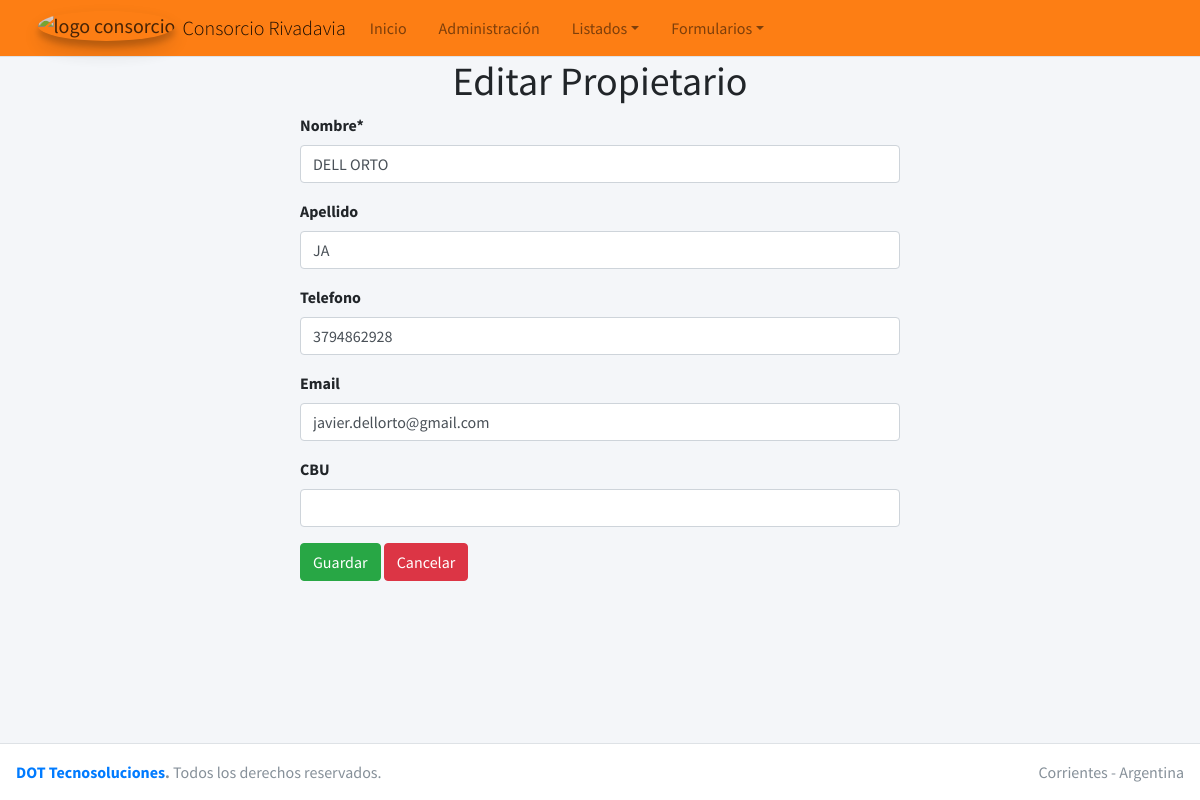
Before: /consorcio/editar_propietario/5 with the older database file.
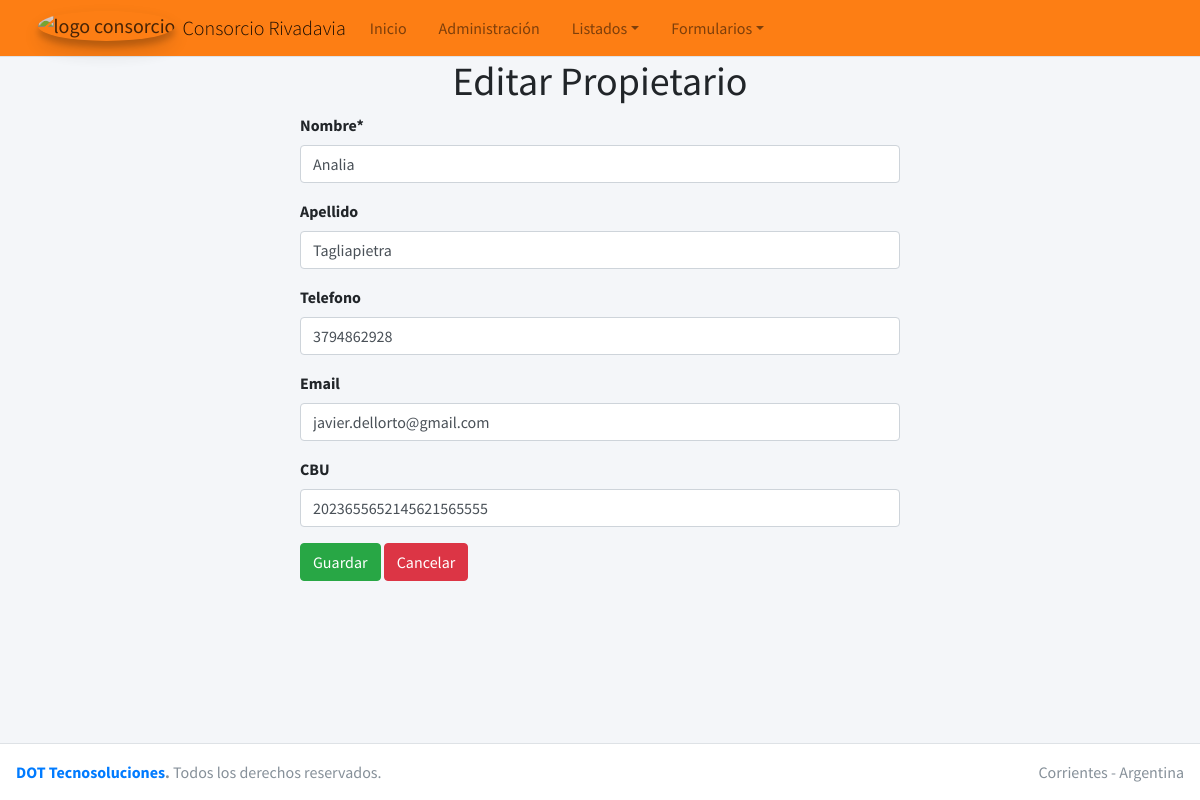
After: the same page with the newer database file.
### casa/models.py (models this page shows, shortened)
class Propietario(models.Model):
    nombre = models.CharField(max_length=30)
    apellido = models.CharField(max_length=30, blank=True)
    telefono = models.CharField(max_length=10, blank=True, null=True)
    email = models.EmailField(blank=True, null=True)
    CBU = models.CharField(max_length=22, blank=True, null=True)
    creado = models.DateTimeField(auto_now_add=True)
    modificado = models.DateTimeField(auto_now=True)
    class Meta:
        ordering = ['nombre']
        verbose_name = 'Propietarios'
        verbose_name_plural = "Propietarios"

### casa/views.py (the view)
# urls.py: path('editar_propietario/<int:id_propietario>', views.FormularioPropietarioView.editar_propietario, name='editarpropietario'),
    def editar_propietario(request, id_propietario):
        propietario = Propietario.objects.filter(id=id_propietario).first()
        form = FormularioPropietario(instance = propietario)
        return render(request, 'editarpropietario.html', {'form':form, 'propietario':propietario})

### casa/forms.py
class FormularioPropietario(forms.ModelForm):
    class Meta:
        model = Propietario
        fields = '__all__'

### casa/templates/editarpropietario.html (shortened to what this page needs)
{% extends 'home.html' %}
{% load crispy_forms_tags %}
{% block content %}
<h1 class="text-center">Editar Propietario</h1>
<form action=" {% url 'actualizarpropietario' propietario.id %}" method="POST">
  <div style="width: 50%; margin: auto">
    {{form | crispy}}
    <button type="submit" class="btn btn-success">Guardar</button>
    <a href="{% url 'propietarios' %}" class="btn btn-danger">Cancelar</a>
  </div>
</form>
{% endblock %}

Changed rows visible on the page:
changed Propietario "javier.dellorto@gmail.com": nombre "DELL ORTO" → "Analia"; apellido "JA" → "Tagliapietra"; CBU (not shown) → "2023655652145621565555"
